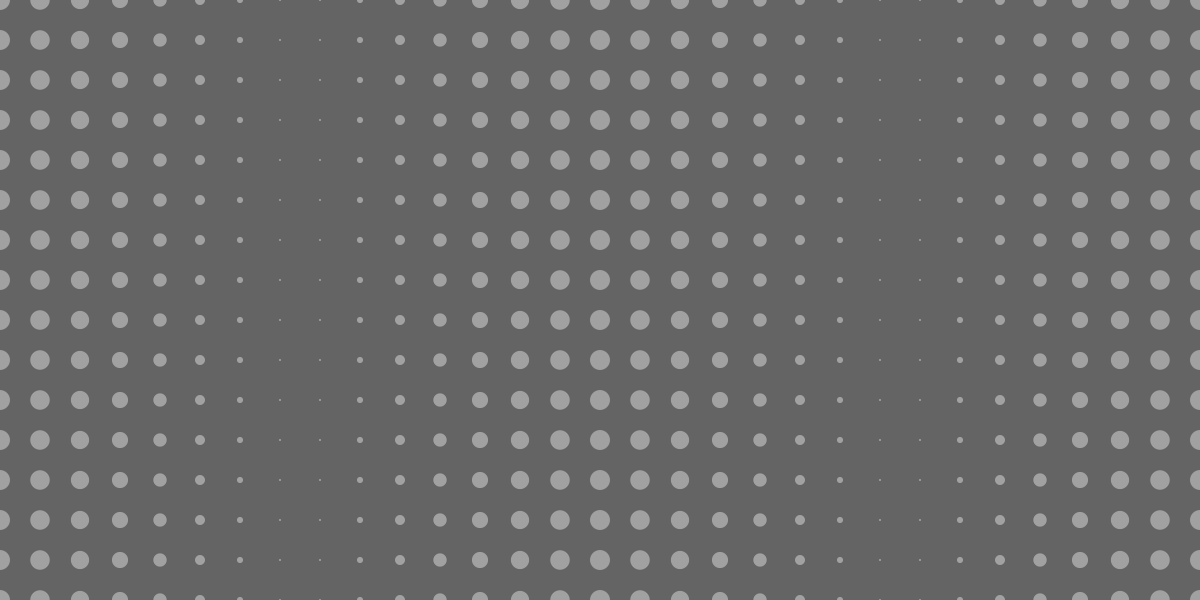
Frame 1 (no input)
Frame 60 (the mouse pressed at the canvas centre just before this capture): identical to frame 1, image omitted
Frame 120 (the mouse held since frame 60 and released just before this capture): identical to frame 1, image omitted

The Processing sketch that drew this single still picture (run headless with seeded random() and noise(); from frame 60 on, the mouse is pressed at the canvas centre):

// Processing sketch: bit2atom_170621b
// ── bit2atom_170621b.pde
int x;
float r = 100;

void setup() {
    size(1200, 600); //width, height
    //background(0);
}

void draw() {
    background(100); 
    noStroke();
    //stroke(200, 100, 0);
    //strokeWeight(20);
    fill(255, 100);
    //noFill();

    for (int i = 0; i < 40; i ++) {
        for (int j = 0; j < 40; j ++) {
            float alpha = 0;
            alpha = map(40*i, 0, width, 0, TWO_PI);
            r = 10 * cos(alpha);
            ellipse(40*i, 40*j, 2*r, 2*r);
        }
    }
    //x = x + 5;
    //if (x > width + 100) {
    //    x = -100;
    //}
    //float alpha = 0;
    //alpha = map(x, 0, width, 0, PI);
    //r = 100 * sin(alpha);
    //ellipse(x, height/2, 2*r, 2*r);
}
